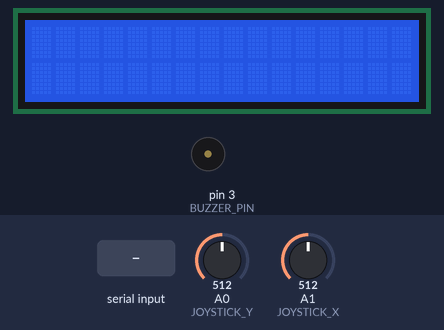
Simulated run of this sketch. Board: Arduino Uno, built with avr-gcc and run on an emulated ATmega328P. Parts: 16×2 character LCD, buzzer (waves = sounding, pin HIGH). The inputs (shaded band) are chosen by the test bench; at power-on: A0 (JOYSTICK_Y) = 512, A1 (JOYSTICK_X) = 512. What the sketch prints to the serial monitor is not drawn.

Above: at 1.2 s.
1.3 s: "SCORE:\n" received over Serial
At 2.5 s:
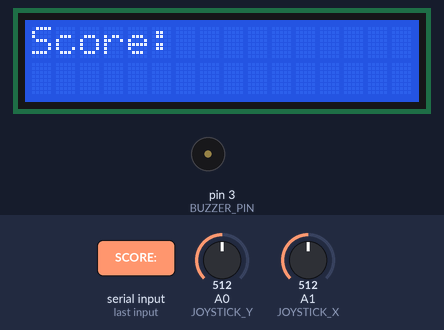
2.8 s: "BUZZER_ON\n" received over Serial
At 3.9 s:
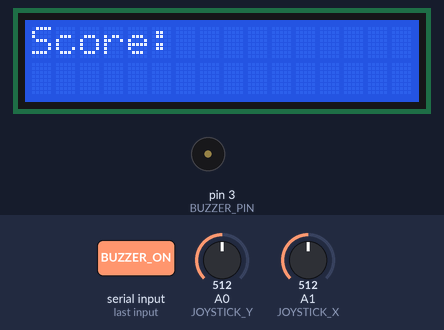
Timing chart, 0 to 5.8 s (numbered marks = the images above; inputs shaded):
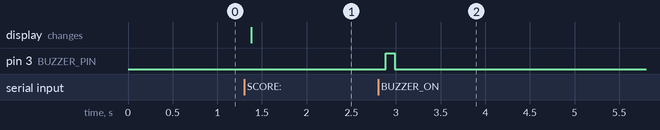

Measured:
- after the input at 1.3 s, the display: changes after 0.08 s (image 1)
- after the input at 2.8 s, pin 3 (BUZZER_PIN): LOW → HIGH after 0.09 s, → LOW 0.10 s later

The sketch:

snakeArduino.ino
```cpp
#include <Wire.h>
#include <LiquidCrystal_I2C.h>

// Joystick pins
#define JOYSTICK_X A1
#define JOYSTICK_Y A0

// Buzzer pin
#define BUZZER_PIN 3


LiquidCrystal_I2C lcd(0x27, 16, 2);

void setup() {
  Serial.begin(9600);
  lcd.begin(16, 2);
  lcd.backlight();
  pinMode(BUZZER_PIN, OUTPUT);
}

void loop() {
  // Read the joystick values
  int xValue = analogRead(JOYSTICK_X);
  int yValue = analogRead(JOYSTICK_Y);

  // Map joystick (x/y) direction
  //only 4 way movement

  int xDirection = (xValue < 400) ? -1 : (xValue > 600) ? 1 : 0;
  int yDirection = (yValue < 400) ? -1 : (yValue > 600) ? 1 : 0;


  Serial.print(xDirection);
  Serial.print(",");
  Serial.println(yDirection);


  if (Serial.available() > 0) {
    // Read the incoming data
    String data = Serial.readStringUntil('\n');

    if (data.startsWith("SCORE:")) {

      String score = data.substring(6);
      lcd.clear();
      lcd.setCursor(0, 0);
      lcd.print("Score:");
      lcd.setCursor(7, 0);
      lcd.print(score);
    } else if (data == "BUZZER_ON") {
      // Turn on the buzzer
      digitalWrite(BUZZER_PIN, HIGH);
      delay(100); // Buzzer on duration
      digitalWrite(BUZZER_PIN, LOW);
    }
  }

  delay(100);
}
```
